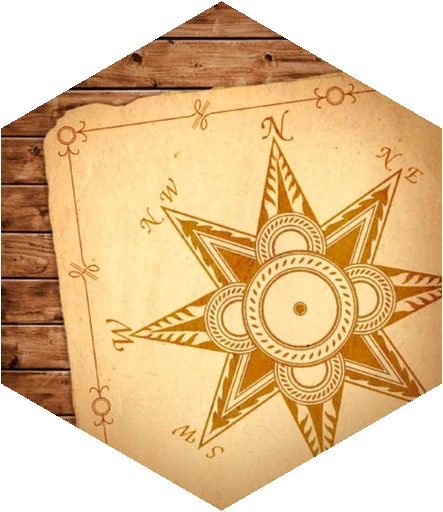
#> input picture assets/tessere/retro.webp, 443 x 512 px
$ python -i estrai_materiale.py   (imports and definitions only)
#> lines starting #> are read from the running program, lines starting #| are printed output that depends on the picture; after the words box and inside, x2 and y2 are one past the last pixel; in counts of white or black regions, pixels touching at a corner belong together
#!/usr/bin/env python3
"""Estrae dal modulo Tabletop Simulator (cartella Mods scompattata dal .ttsmod) le immagini e i modelli usati
dal gioco: carte, dorsi, tessere isola, tabellone, plance, schede scenario, pedine, segnalini, modelli 3D.

Uso: python3 -I tools/estrai_materiale.py CATALOGO.json CARTELLA_MODS REPO
(il catalogo si crea con tools/catalogo.py)."""
import json, os, re, shutil, sys
from PIL import Image, ImageDraw

# [1 line not run here, left out]
MODS = sys.argv[2]
REPO = sys.argv[3]
A = os.path.join(REPO, "assets")


def cartella(*p):
    d = os.path.join(A, *p)
    os.makedirs(d, exist_ok=True)
    return d


def salva(im, path, q=86, w=None):
    if w and im.size[0] > w:
        im = im.resize((w, int(im.size[1] * w / im.size[0])), Image.LANCZOS)
    if path.endswith(".webp"):
        im.save(path, quality=q, method=6)
    else:
        im.save(path, optimize=True)


# [1 line that did not run here, left out]


def per_nome(nome, campo="img", gruppo=None):
    for o in objs:
        if o["nick"] == nome and o.get(campo) and (gruppo is None or (o["path"][:1] == [gruppo])):
            return o[campo]
    return None


# ---------------------------------------------------------------- carte
decks = {}
cards = {}
# [5 lines not run here, left out]
fogli = {}
dc = cartella("carte")
dd = cartella("dorsi")
# [21 lines not run here, left out]

# ---------------------------------------------------------------- tessere (esagoni con trasparenza)
dt = cartella("tessere")


def esagono(im):
    w, h = im.size
    m = Image.new("L", (w, h), 0)
    import math
    cx, cy, R = w / 2, h / 2, min(w / 2 / math.cos(math.radians(30)), h / 2) * 0.995
    pts = [(cx + R * math.cos(math.radians(a)), cy + R * math.sin(math.radians(a))) for a in range(-90, 270, 60)]
    ImageDraw.Draw(m).polygon(pts, fill=255)
    im = im.convert("RGBA")
    im.putalpha(m)
    return im


tessere = {}
# [19 lines not run here, left out]

# ---------------------------------------------------------------- tabellone, schede, plance
dtav = cartella("tavolo")
# [1 line not run here, left out]
dsc = cartella("scenari")
# [3 lines not run here, left out]
dpl = cartella("plance")
PG = {"Carpenter": "carpentiere", "Cook": "cuoco", "Explorer": "esploratore", "Soldier": "soldato"}
# [9 lines not run here, left out]

# ---------------------------------------------------------------- pedine (gettoni rotondi)
dpe = cartella("pedine")


def cerchio(im, d=256):
    im = im.convert("RGBA").resize((d, d), Image.LANCZOS)
    m = Image.new("L", (d * 4, d * 4), 0)
    ImageDraw.Draw(m).ellipse((4, 4, d * 4 - 4, d * 4 - 4), fill=255)
    im.putalpha(m.resize((d, d), Image.LANCZOS))
    return im


# [6 lines not run here, left out]

# ---------------------------------------------------------------- segnalini (gettoni tondi: fronte nel quarto in basso a sinistra)
dse = cartella("segnalini")


def fronte_gettone(f):
#> called with f = '../assets/tessere/retro.webp'
    im = Image.open(f).convert("RGB")
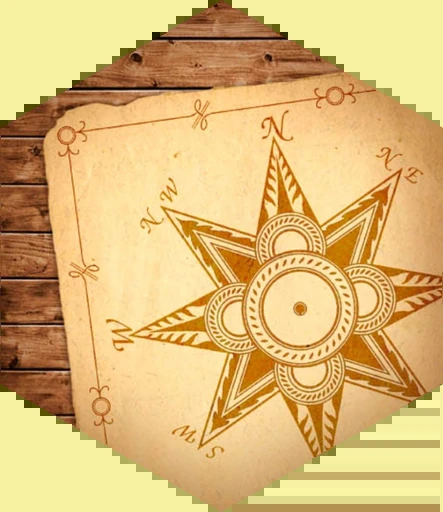
#> im: PIL image 443x512 RGB; mean R, G, B 220.5, 184.5, 118.3
    w, h = im.size
#> w = 443; h = 512
    return cerchio(im.crop((0, h // 2, w // 2, h)), 160)
#> in cerchio, `im = im.convert("RGBA").resize((d, d), Image.LANCZOS)`:
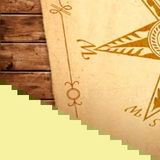
#> im: PIL image 160x160 RGBA; mean R, G, B, A 220.9, 187.5, 123.5, 255
#> in cerchio, `m = Image.new("L", (d * 4, d * 4), 0)`: m: PIL image 640x640 L; every value is 0
#> in cerchio, `ImageDraw.Draw(m).ellipse((4, 4, d * 4 - 4, d * 4 - 4), fill=255)`:
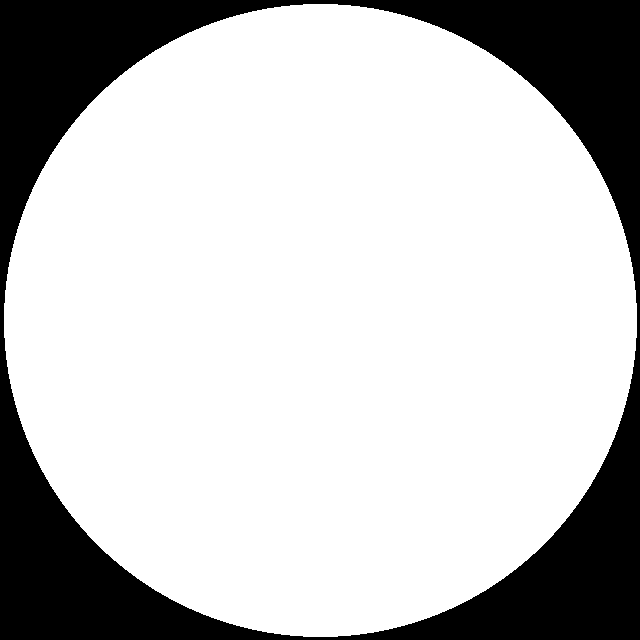
#> m: PIL image 640x640 L; 76.8% white; 1 black region, box (x1, y1, x2, y2) and area: (0, 0, 640, 640) 95027
#> in cerchio, `im.putalpha(m.resize((d, d), Image.LANCZOS))`:
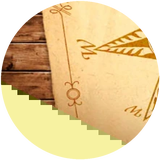
#> im: PIL image 160x160 RGBA; mean R, G, B, A 220.9, 187.5, 123.5, 195.8; transparent parts drawn white


SCOP = {"Treasure": "tesoro", "Nourishing Larvae": "larve", "Goat": "capra", "Fallen Tree": "albero_caduto", "Candles": "candele",
        "Vegetables": "verdure", "Tobacco": "tabacco", "Thorny Bushes": "rovi", "Poison": "veleno", "Large Leaves": "foglie",
        "Healing Herbs": "erbe_curative"}
# [9 lines not run here, left out]
SPEC = {"Medallion with a Lady": "medaglione", "Pirate Sabre": "sciabola", "Oil": "olio", "Sacrificial Dagger": "pugnale",
        "Decorated Bell": "campana_decorata", "Mysterious Vials": "fiale", "Cultist's Candles": "candele_culto", "Vines": "liane",
        "Ruined Hut": "capanna", "Pistol": "pistola_j", "Old Canvas": "tela", "Torch": "torcia", "Indy's Diary": "diario_indy",
        "Old Map": "vecchia_mappa", "Map of the Island": "mappa_isola", "Healing Ointment": "unguento", "Blowpipe": "cerbottana",
        "Seeds": "semi", "Gunpowder": "polvere_sparo", "Plow": "aratro", "Old Tools": "attrezzi_vecchi"}
# [13 lines not run here, left out]
GETTONI = {"First Player": "primo", "Build Adventure": "avv_costruire", "Gather Adventure": "avv_raccogliere", "Explore Adventure": "avv_esplorare",
           "Basket": "cesto", "Sack": "sacco", "Shortcut": "scorciatoia", "Rain Cloud": "pioggia", "Winter Cloud": "neve", "Storm": "tempesta",
           "Additional Food": "cibo_extra", "Additional Wood": "legno_extra", "Time-consuming Action": "lento", "Greater Danger": "pericolo",
           "Reroll": "rilancio", "Determination": "det", "Build Special Wound": "ferita_costruire", "Gather Special Wound": "ferita_raccogliere",
           "Explore Special Wound": "ferita_esplorare", "Camp": "campo"}
# [16 lines not run here, left out]

# ---------------------------------------------------------------- dadi (texture TTS) e risorse
ddi = cartella("dadi")
# [8 lines not run here, left out]
dmo = cartella("modelli")
# [8 lines not run here, left out]

>>> result = fronte_gettone('../assets/tessere/retro.webp')
